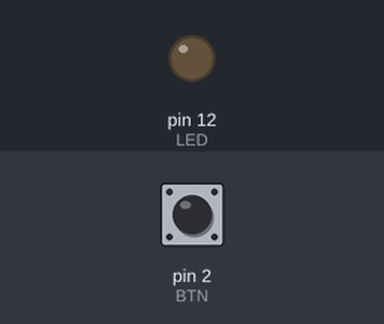
The sketch below on a simulated Arduino Uno, built with avr-gcc and run on an emulated ATmega328P. Shown: output pins drawn as LEDs (lit = HIGH). Inputs (shaded band) come from the test bench; at power-on: pin 2 (BTN) HIGH.

Above: at 1.2 s.
1.3 s: pin 2 (BTN) pulled LOW for 0.15 s
At 1.37 s:
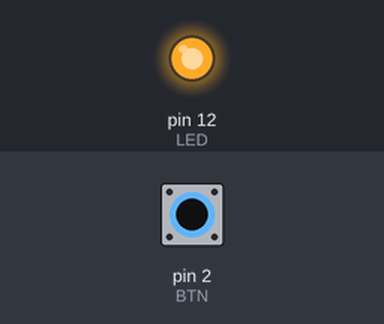
2.9 s: pin 2 (BTN) pulled LOW for 3.2 s
At 6.6 s:
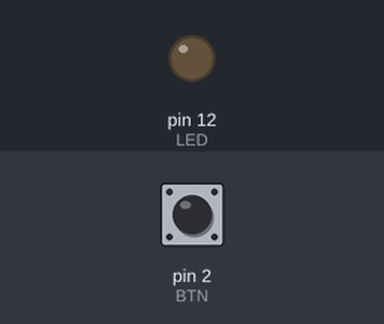
Timing chart, 0 to 8.1 s (numbered marks = the images above; inputs shaded):
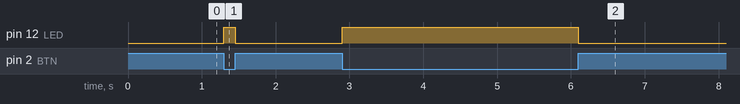

Measured:
- after the input at 1.3 s, pin 12 (LED): LOW → HIGH at once, → LOW 0.15 s later
- after the input at 2.9 s, pin 12 (LED): LOW → HIGH at once, → LOW 3.2 s later

The sketch:

projeto_botao.ino
```cpp
/*---------------------------------------------------------------------------------
    Autores: Samuel Da cruz
    Atividade: Projeto com Botão

    Descrição:
    Um sistema em arduino em que quando se segura o botao o led fica ligado e quando solta
    o led desliga

    Funcionamento:
    O programa liga o led sempre que o botao estar segurando e quando solta desliga o botão
---------------------------------------------------------------------------------
*/

#define LED 12
#define BTN 2
void setup()
{
  pinMode(LED, OUTPUT);
  pinMode(BTN, INPUT_PULLUP);
}

void loop(){
 int estado_btn = digitalRead(BTN);

  if(estado_btn == 0){
    digitalWrite(LED, 1);
  }else{
	digitalWrite(LED, 0);
  }
}
```
